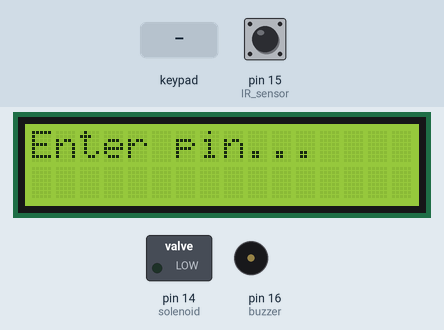
Simulated run of this sketch. Board: Arduino Uno, built with avr-gcc and run on an emulated ATmega328P. Shown: 16×2 character LCD, switched loads named in the sketch (green lamp = pin HIGH), buzzer (waves = sounding, pin HIGH). The inputs (shaded band) are chosen by the test bench; at power-on: pin 15 (IR_sensor) HIGH.

Above: at 1.2 s.
1.3 s: keypad keys 1 2 3 4 pressed 0.4 s apart
At 4.4 s:
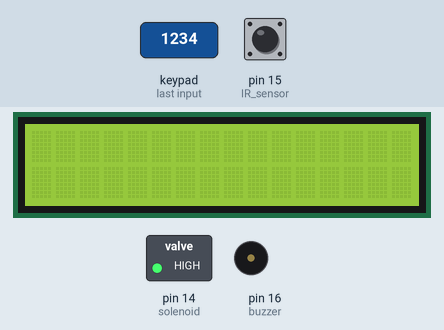
5.3 s: pin 15 (IR_sensor) pulsed LOW 2 times (0.12 s each, 0.3 s apart)
At 8.66 s:
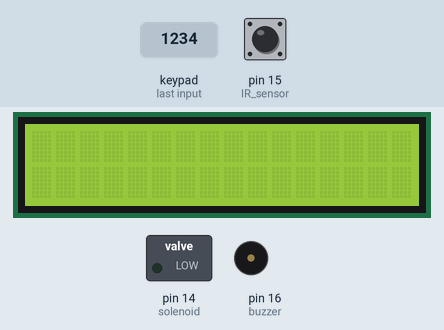
8.9 s: keypad keys 5 6 7 8 pressed 0.4 s apart
At 9.5 s:
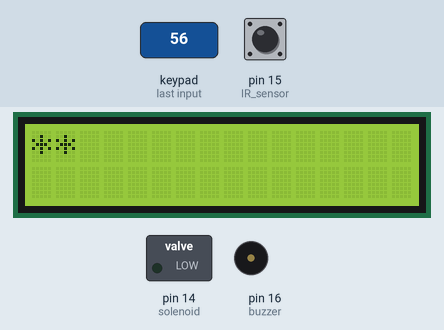
12.0 s: key '1' pressed
At 14.3 s:
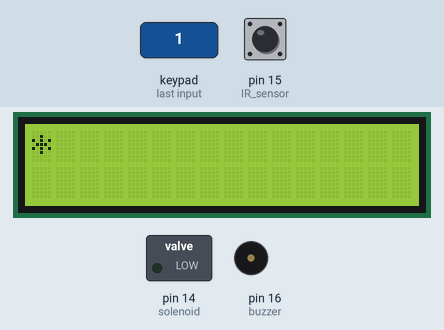
14.6 s: key '2' pressed
At 15.6 s:
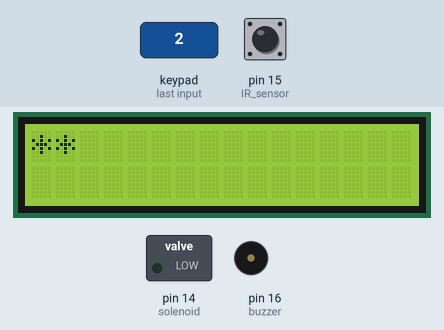
Timing chart, 0 to 17.1 s (numbered marks = the images above; inputs shaded):
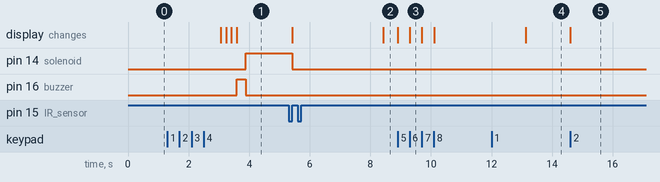

Measured:
- after the input at 1.3 s, pin 14 (solenoid): LOW → HIGH after 2.6 s; pin 16 (buzzer): LOW → HIGH after 2.3 s, → LOW 0.30 s later; the display: first changes after 1.8 s (image 1 shows a later state)
- after the input at 5.3 s, pin 14 (solenoid): HIGH → LOW after 0.12 s; the display: first changes after 0.12 s (image 2 shows a later state)
- after the input at 8.9 s, the display: first changes at once (image 3 shows a later state)
- after the input at 12.0 s, the display: changes after 1.1 s (image 4)
- after the input at 14.6 s, the display: changes at once (image 5)

The sketch:

lbd.ino
```cpp
#include <LiquidCrystal.h>
#include <Key.h>
#include <Keypad.h>

//Setting up the keypad...
const byte ROWS = 4;
const byte COLS = 3;
char keys[ROWS][COLS] = {
  {'1', '2', '3'},
  {'4', '5', '6'},
  {'7', '8', '9'},
  {'*', '0', '#'}
};

byte rowPins[ROWS] = {5, 6, 7, 8};
byte colPins[COLS] = {2, 3, 4};

Keypad keypad = Keypad(makeKeymap(keys), rowPins, colPins, ROWS, COLS);

int sensorState = 0, lastState = 0; // variable for reading the pushbutton status
//Setting up the LCD...
LiquidCrystal lcd (1, 9, 13, 12, 11, 10);

void setup() {
  lcd.begin(16, 2);
  lcd.clear();
  pinMode(14, OUTPUT);//solenoid
  // initialize the sensor pin as an input:
  pinMode(15, INPUT);//IR sensor
  digitalWrite(15, HIGH); // turn on the pullup
  pinMode(16, OUTPUT);//buzzer

}

void loop() {
  lcd.setCursor(0, 0);
  lcd.print("Enter pin...");
  delay (3000);
  lcd.clear();


  String actualpwd = "1234";
  char enteredpwd[4];
  int count = 0;
  while (count < 4)
  {
    char key = keypad.getKey();
    if (key)
    {
      if (key != '*')
      {
        lcd.print("*");
        enteredpwd[count] = key;
        count++;
      }
      else
      {
        count = 0;
        lcd.clear();
      }
    }
  }

  enteredpwd[4] = '\0';
  String conversion = String(enteredpwd);

  if (conversion == actualpwd)
  {
    lcd.clear();
    digitalWrite(16, HIGH);
    delay(300);
    digitalWrite(16, LOW);
    sensorState = digitalRead(15);
    do
    {
      digitalWrite(14, HIGH);
      sensorState = digitalRead(15);
    } while (sensorState == HIGH);
    do
    {
      sensorState = digitalRead(15);
    } while (sensorState == LOW);

    conversion = "";
    digitalWrite(14, LOW);
  }
  else
  {
    conversion = "";
    digitalWrite(14, LOW);
  }
}
```
